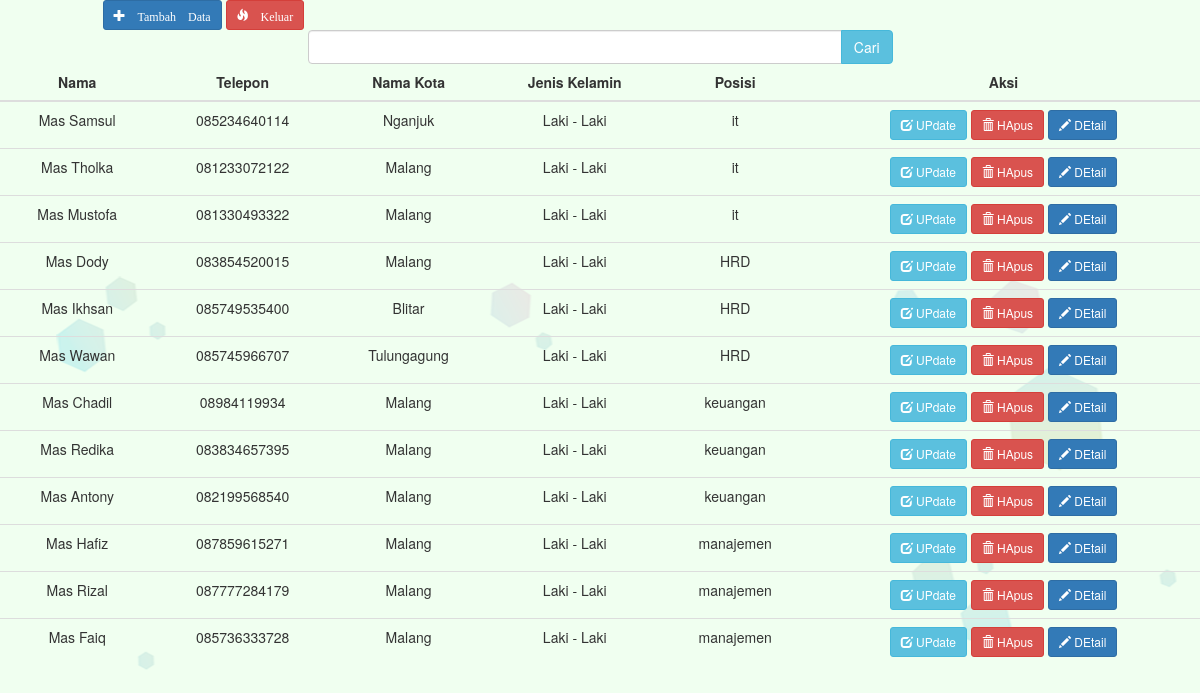
/index.php (signed in), run on the app's committed database.
### tables this page shows
CREATE TABLE IF NOT EXISTS `pegawai` (
  `id_pegawai` varchar(50) NOT NULL,
  `nama` varchar(255) DEFAULT NULL,
  `telepon` varchar(255) DEFAULT NULL,
  `kota` varchar(255) DEFAULT NULL,
  `kelamin` int(1) DEFAULT NULL,
  `id_posisi` varchar(50) DEFAULT NULL,
  `status` int(1) DEFAULT NULL
);

CREATE TABLE IF NOT EXISTS `kota` (
  `id_kota` varchar(50) DEFAULT NULL,
  `nama_kota` varchar(50) DEFAULT NULL
);

CREATE TABLE IF NOT EXISTS `j_kelamin` (
  `id_kelamin` int(11) DEFAULT NULL,
  `nama` varchar(50) DEFAULT NULL
);

CREATE TABLE IF NOT EXISTS `posisi` (
  `id` varchar(255) DEFAULT NULL,
  `nama` varchar(255) DEFAULT NULL
);

### index.php (the view, shortened to what this page needs)
<?php session_start();
include('conn.php');
?>
<?php
	$query = "SELECT  pegawai.id_pegawai as id,
pegawai.nama as nama,
pegawai.telepon as telepon,
kota.nama_kota as kota,
j_kelamin.nama as jk,
posisi.nama as posisi
FROM pegawai,j_kelamin, kota,posisi
WHERE pegawai.kelamin = j_kelamin.id_kelamin and kota.id_kota = pegawai.kota and posisi.id=pegawai.id_posisi";
	$hasil=mysql_query($query, $conn);
?>
<!DOCTYPE html>
<html>
<head>
<link rel="stylesheet" type="text/css" href="assets/css/bootstrap.min.css">
<link rel="stylesheet" type="text/css" href="assets/css/me.css">
</head>
<body>
<div class="row">
    <div class="col-md-offset-1 col-md-11">
<a href="tambah.php" class="btn btn-primary btn-sm"><span class="glyphicon glyphicon-plus"> Tambah Data</a>
<a href="logout.php" class="btn btn-danger btn-sm"><span class="glyphicon glyphicon-fire"> Keluar</a>
    </div>
</div>
<form action="index.php" method="GET">
<div class="row">
  <div class="col-md-offset-3 col-md-6 col-md-offset-3">
    <div class="input-group">
       <input type="text" class="form-control"  name="q" value="<?php echo @$_GET['q'] ?>">
      <span class="input-group-btn">
        <input type="submit" class="btn btn-info" value="Cari">
      </span>
    </div>
  </div>
</div>
</form>
<table class="table table-hover text-center">
<thead>
	<tr>
        <th>Nama</th>
        <th>Telepon</th>
        <th>Nama Kota</th>
		<th>Jenis Kelamin</th>
		<th>Posisi</th>
		<th>Aksi</th>
	</tr>
</thead>
<tbody>
<?php
    while($row = mysql_fetch_array($hasil)) {
?>
    	<tr>
        <td><?php echo $row['nama']?></td>
        <td><?php echo $row['telepon']?></td>
        <td><?php echo $row['kota']?></td>
        <td><?php echo $row['jk']?></td>
        <td><?php echo $row['posisi']?></td>
    	<td>
            <a href="update.php?id=<?php echo $row['id']?>">
                <button type="button" class="btn btn-info btn-sm">
                  <span class="glyphicon glyphicon-edit"></span> UPdate
                </button>
            </a>
            <a href="delete.php?id=<?php echo $row['id']?>">
                <button type="button" class="btn btn-danger btn-sm">
                  <span class="glyphicon glyphicon-trash"></span> HApus
                </button>
            </a>
            <a href="detail.php?id=<?php echo $row['id']?>">
                <button type="button" class="btn btn-primary btn-sm">
                  <span class="glyphicon glyphicon-pencil"></span> DEtail
                </button>
            </a>
    	</td>
    	</tr>
    	<?php
    }
?>
</tbody>
</table>
</body>
</html>

### assets/css/me.css (style rules this page uses)
body { background-image: url('../img/hex_background.png'); background-repeat: no-repeat; background-color: honeydew; }

### index.php (style rules this page uses)
th { text-align: center; }

### data on the page
pegawai: nama "Mas Samsul", telepon "085234640114", kota.nama_kota "Nganjuk", j_kelamin.nama "Laki - Laki", id_posisi.nama "it"
pegawai: nama "Mas Tholka", telepon "081233072122", kota.nama_kota "Malang", j_kelamin.nama "Laki - Laki", id_posisi.nama "it"
pegawai: nama "Mas Mustofa", telepon "081330493322", kota.nama_kota "Malang", j_kelamin.nama "Laki - Laki", id_posisi.nama "it"
pegawai: nama "Mas Dody", telepon "083854520015", kota.nama_kota "Malang", j_kelamin.nama "Laki - Laki", id_posisi.nama "HRD"
pegawai: nama "Mas Ikhsan", telepon "085749535400", kota.nama_kota "Blitar", j_kelamin.nama "Laki - Laki", id_posisi.nama "HRD"
pegawai: nama "Mas Wawan", telepon "085745966707", kota.nama_kota "Tulungagung", j_kelamin.nama "Laki - Laki", id_posisi.nama "HRD"
pegawai: nama "Mas Chadil", telepon "08984119934", kota.nama_kota "Malang", j_kelamin.nama "Laki - Laki", id_posisi.nama "keuangan"
pegawai: nama "Mas Redika", telepon "083834657395", kota.nama_kota "Malang", j_kelamin.nama "Laki - Laki", id_posisi.nama "keuangan"
pegawai: nama "Mas Antony", telepon "082199568540", kota.nama_kota "Malang", j_kelamin.nama "Laki - Laki", id_posisi.nama "keuangan"
pegawai: nama "Mas Hafiz", telepon "087859615271", kota.nama_kota "Malang", j_kelamin.nama "Laki - Laki", id_posisi.nama "manajemen"
pegawai: nama "Mas Rizal", telepon "087777284179", kota.nama_kota "Malang", j_kelamin.nama "Laki - Laki", id_posisi.nama "manajemen"
pegawai: nama "Mas Faiq", telepon "085736333728", kota.nama_kota "Malang", j_kelamin.nama "Laki - Laki", id_posisi.nama "manajemen"
